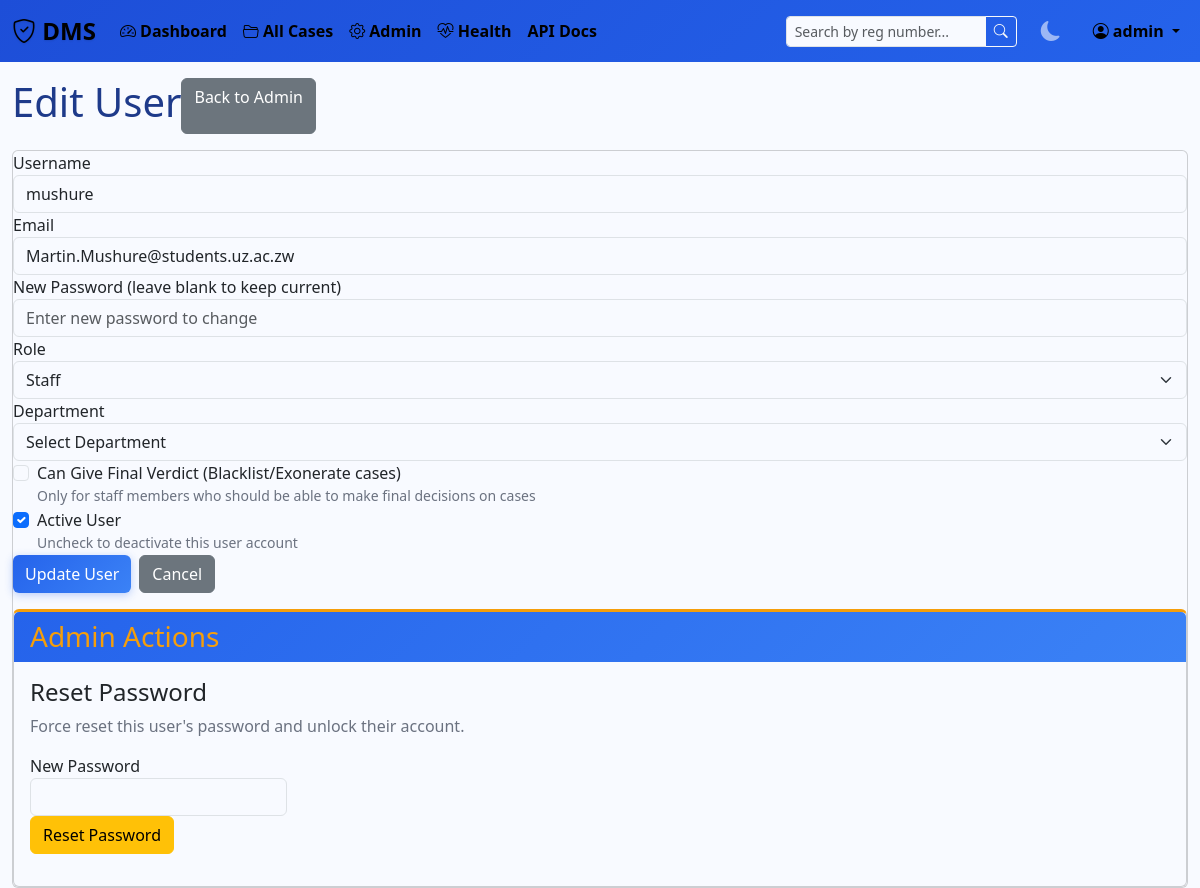
Page /admin/users/edit/11 (signed in) on the committed database.
### tables this page shows
CREATE TABLE users (
            id INTEGER PRIMARY KEY AUTOINCREMENT,
            username TEXT UNIQUE NOT NULL,
            email TEXT UNIQUE NOT NULL,
            password_hash TEXT NOT NULL,
            role TEXT NOT NULL DEFAULT 'student',
            created_at TIMESTAMP DEFAULT CURRENT_TIMESTAMP,
            is_active BOOLEAN DEFAULT 1
        , can_give_verdict BOOLEAN DEFAULT 0, department TEXT, failed_login_attempts INTEGER DEFAULT 0, locked_until TIMESTAMP NULL, temp_password_hash TEXT NULL, temp_password_expiry TIMESTAMP NULL);

### app.py (the view, shortened to what this page needs)
@app.route('/admin/users/edit/<int:user_id>', methods=['GET', 'POST'])
@login_required
@require_role('admin')
def edit_user(user_id):
    conn = get_db_connection()
    user = conn.execute('SELECT * FROM users WHERE id = ?', (user_id,)).fetchone()
    conn.close()
    if not user:
        flash('User not found', 'error')
        return redirect(url_for('admin_panel'))
    departments = ['Accommodation', 'Asset Protection', 'Admin', 'Academic Affairs', 'Student Affairs', 'IT Services', 'Finance', 'Human Resources']
    return render_template('edit_user.html', user=user, departments=departments)

### app.py (called while the page is built)
def get_db_connection():
    conn = sqlite3.connect(DATABASE)
    conn.row_factory = sqlite3.Row
    conn.execute('PRAGMA foreign_keys = ON')
    return conn

def require_role(required_role):
    def decorator(f):
        @wraps(f)
        def decorated_function(*args, **kwargs):
            if not current_user.is_authenticated:
                return redirect(url_for('login'))
            if not current_user.has_permission(required_role):
                abort(403)
            return f(*args, **kwargs)
        return decorated_function
    return decorator

@login_manager.user_loader
def load_user(user_id):
    conn = get_db_connection()
    user = conn.execute('SELECT * FROM users WHERE id = ? AND is_active = 1', (user_id,)).fetchone()
    conn.close()
    if user:
        can_give_verdict = user['can_give_verdict'] if 'can_give_verdict' in user.keys() else False
        return User(user['id'], user['username'], user['email'], user['role'], can_give_verdict)
    return None

    def has_permission(self, required_role):
        role_hierarchy = {'staff': 1, 'admin': 2}
        return role_hierarchy.get(self.role, 0) >= role_hierarchy.get(required_role, 0)

### templates/edit_user.html (shortened to what this page needs)
{% extends "base.html" %}
{% block content %}
<div class="d-flex justify-between align-center mb-3">
    <h1 style="color: #1e3a8a;">Edit User</h1>
    <a href="{{ url_for('admin_panel') }}" class="btn btn-secondary">Back to Admin</a>
</div>
<div class="card">
    <form method="POST">
        <div class="form-group">
            <label for="username">Username</label>
            <input type="text" class="form-control" id="username" name="username" value="{{ user.username }}" required>
        </div>
        <div class="form-group">
            <label for="email">Email</label>
            <input type="email" class="form-control" id="email" name="email" value="{{ user.email }}" required>
        </div>
        <div class="form-group">
            <label for="password">New Password (leave blank to keep current)</label>
            <input type="password" class="form-control" id="password" name="password" placeholder="Enter new password to change">
        </div>
        <div class="form-group">
            <label for="role">Role</label>
            <select class="form-select" id="role" name="role" required>
                <option value="staff" {% if user.role == 'staff' %}selected{% endif %}>Staff</option>
            </select>
        </div>
        <div class="form-group">
            <label for="department">Department</label>
            <select class="form-select" id="department" name="department" required>
                <option value="">Select Department</option>
            </select>
        </div>
        <div class="form-group">
            <div class="form-check">
                <input type="checkbox" class="form-check-input" id="can_give_verdict" name="can_give_verdict" {% if user.can_give_verdict %}checked{% endif %}>
                <label class="form-check-label" for="can_give_verdict">
                    Can Give Final Verdict (Blacklist/Exonerate cases)
                </label>
                <small style="color: #6b7280; display: block;">Only for staff members who should be able to make final decisions on cases</small>
            </div>
        </div>
        <div class="form-group">
            <div class="form-check">
                <input type="checkbox" class="form-check-input" id="is_active" name="is_active" {% if user.is_active %}checked{% endif %}>
                <label class="form-check-label" for="is_active">
                    Active User
                </label>
                <small style="color: #6b7280; display: block;">Uncheck to deactivate this user account</small>
            </div>
        </div>
        <div class="d-flex gap-2">
            <button type="submit" class="btn btn-primary">Update User</button>
            <a href="{{ url_for('admin_panel') }}" class="btn btn-secondary">Cancel</a>
        </div>
    </form>
    {% if current_user.role == 'admin' %}
    <div class="card mt-3" style="border-top: 3px solid #f59e0b;">
        <div class="card-header">
            <h3 style="color: #f59e0b; margin: 0;">Admin Actions</h3>
        </div>
        <div class="card-body">
            <div class="mb-3">
                <h4>Reset Password</h4>
                <p style="color: #6b7280;">Force reset this user's password and unlock their account.</p>
                <form method="POST" action="{{ url_for('reset_user_password', user_id=user.id) }}" style="display: inline-block;">
                    <div class="form-group" style="max-width: 300px;">
                        <label for="new_password">New Password</label>
                        <input type="password" class="form-control" id="new_password" name="new_password" required>
                    </div>
                    <button type="submit" class="btn btn-warning" onclick="return confirm('Reset password for this user?')">Reset Password</button>
                </form>
            </div>
        </div>
    </div>
    {% endif %}
</div>
{% endblock %}

### templates/base.html (shortened to what this page needs)
<!DOCTYPE html>
<html lang="en" data-bs-theme="light">
<head>
    <link href="https://cdn.jsdelivr.net/npm/bootstrap@5.3.0/dist/css/bootstrap.min.css" rel="stylesheet">
    <link href="https://cdn.jsdelivr.net/npm/bootstrap-icons@1.10.0/font/bootstrap-icons.css" rel="stylesheet">
</head>
<body>
    {% if current_user.is_authenticated %}
    <nav class="navbar navbar-expand-lg navbar-dark bg-dark">
        <div class="container-fluid">
            <a class="navbar-brand" href="{{ url_for('dashboard') }}">
                <i class="bi bi-shield-check"></i> DMS
            </a>
            <div class="collapse navbar-collapse" id="navbarNav">
                <ul class="navbar-nav me-auto">
                    <li class="nav-item">
                        <a class="nav-link" href="{{ url_for('dashboard') }}">
                            <i class="bi bi-speedometer2"></i> Dashboard
                        </a>
                    </li>
                    {% if current_user.has_permission('staff') %}
                    <li class="nav-item">
                        <a class="nav-link" href="{{ url_for('cases') }}">
                            <i class="bi bi-folder2-open"></i> All Cases
                        </a>
                    </li>
                    {% endif %}
                    {% if current_user.role == 'admin' %}
                    <li class="nav-item">
                        <a class="nav-link" href="{{ url_for('admin_panel') }}">
                            <i class="bi bi-gear"></i> Admin
                        </a>
                    </li>
                    <li class="nav-item">
                        <a class="nav-link" href="{{ url_for('health_dashboard') }}">
                            <i class="bi bi-heart-pulse"></i> Health
                        </a>
                    </li>
                    <li class="nav-item">
                        <a class="nav-link" href="{{ url_for('api_documentation') }}">API Docs</a>
                    </li>
                    {% endif %}
                </ul>
                <div class="search-container me-3">
                    <div class="input-group input-group-sm">
                        <input type="text" class="form-control" id="searchInput" placeholder="Search by reg number..." style="width: 200px;">
                        <button class="btn btn-outline-light" type="button" id="searchBtn">
                            <i class="bi bi-search"></i>
                        </button>
                    </div>
                </div>
                <button class="theme-toggle me-3" id="themeToggle" title="Toggle theme">
                    <i class="bi bi-sun-fill" id="themeIcon"></i>
                </button>
                <div class="navbar-nav">
                    <div class="nav-item dropdown">
                        <a class="nav-link dropdown-toggle" href="#" role="button" data-bs-toggle="dropdown">
                            <i class="bi bi-person-circle"></i> {{ current_user.username }}
                        </a>
                    </div>
                </div>
            </div>
        </div>
    </nav>
    {% endif %}
    <div class="container-fluid mt-3">
        {% block content %}{% endblock %}
    </div>
</body>
</html>

### templates/base.html (style rules this page uses)
:root { --bs-body-bg: #f8faff; --navbar-brand-color: #2563eb; --primary-blue: #2563eb; --primary-blue-light: #3b82f6; --primary-blue-dark: #1d4ed8; --accent-blue: #1e40af; --blue-gradient-start: #2563eb; --blue-gradient-end: #3b82f6; }
.navbar-brand { font-weight: bold; font-size: 1.5rem; color: black !important; text-shadow: 0 1px 2px rgba(0,0,0,0.1); }
.navbar-nav .nav-link { font-weight: bold !important; color: black !important; }
.navbar-dark { background: linear-gradient(135deg, var(--primary-blue-dark), var(--primary-blue)) !important; }
.nav-link { transition: all 0.3s ease; }
.search-container { position: relative; }
.theme-toggle { background: none; border: none; color: var(--bs-navbar-color); font-size: 1.25rem; padding: 0.25rem 0.5rem; border-radius: 0.25rem; transition: all 0.15s ease-in-out; }
.btn-primary { background: linear-gradient(135deg, var(--primary-blue), var(--primary-blue-light)); border: none; box-shadow: 0 2px 8px rgba(37, 99, 235, 0.3); transition: all 0.3s ease; }
.card-header { background: linear-gradient(135deg, var(--primary-blue), var(--primary-blue-light)); color: white; border: none; }
a { color: var(--primary-blue); }

### rows in the picture
users: username "admin"
users: username "mushure", email "Martin.Mushure@students.uz.ac.zw", role "Staff", is_active "☑"
